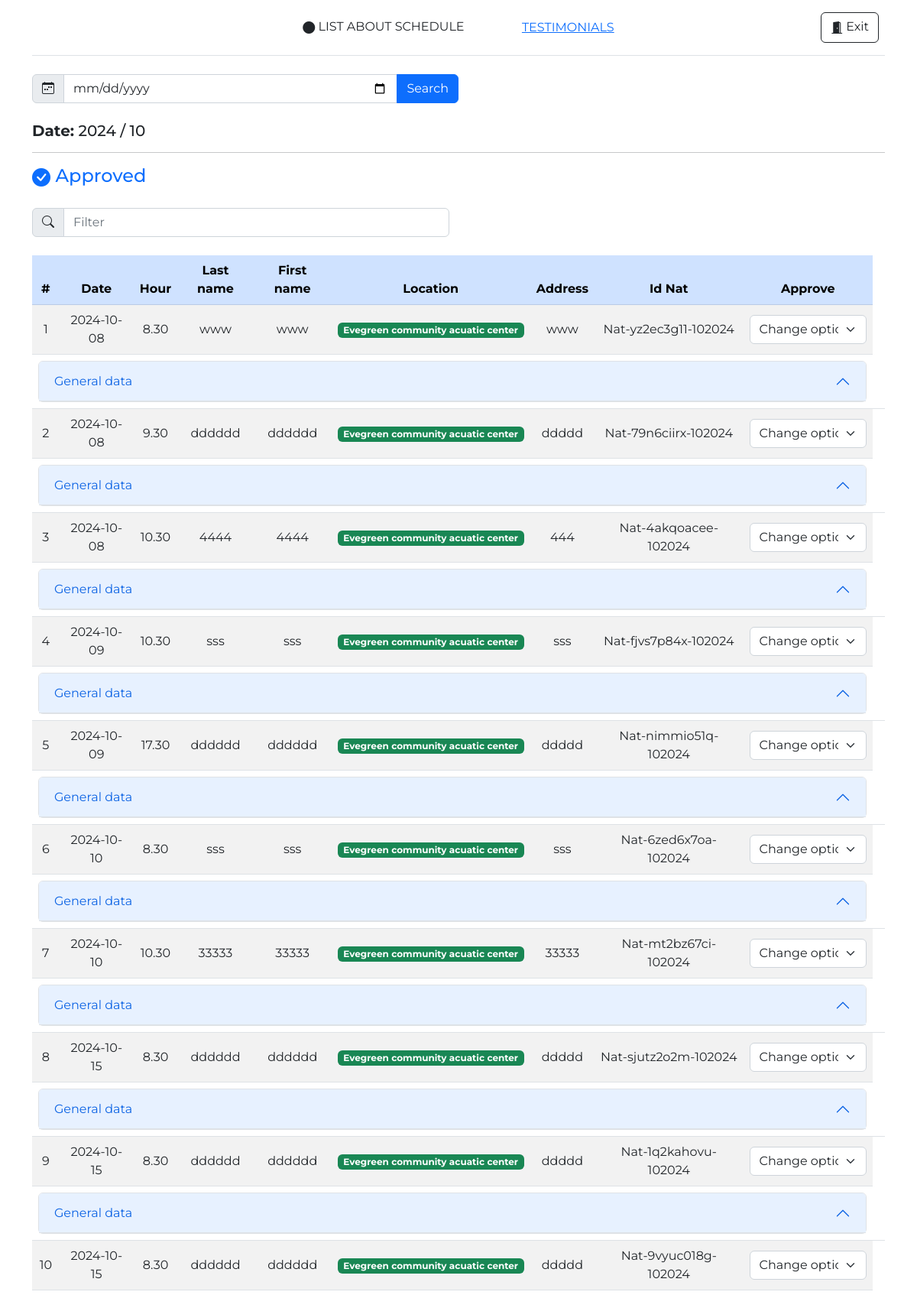
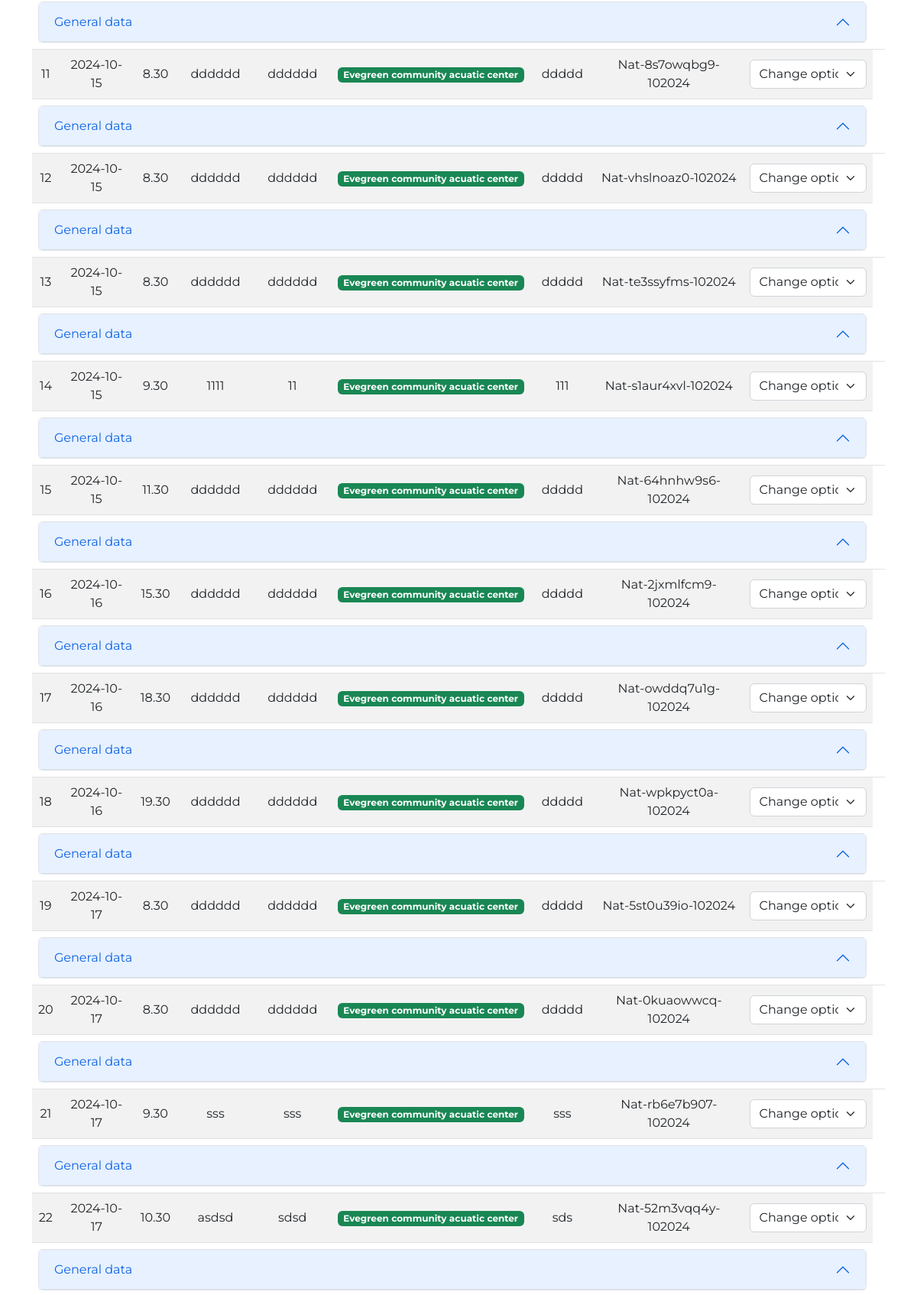
Screenshot of /admin/dashboard.php (upper part) with the database file from the repository (2 pictures, top to bottom).
### tables this page shows
CREATE TABLE `agenda` (
  `id` int(11) NOT NULL,
  `fecha_reserva` date NOT NULL,
  `hora` int(11) NOT NULL,
  `nivel` int(11) NOT NULL,
  `lugar` int(11) NOT NULL,
  `lugar_otro` varchar(100) DEFAULT NULL,
  `nombre` varchar(21) NOT NULL,
  `apellido` varchar(21) NOT NULL,
  `domicilio` varchar(50) NOT NULL,
  `email` varchar(30) NOT NULL,
  `tel1` varchar(30) NOT NULL,
  `tel2` int(11) NOT NULL,
  `nombre_tutor` varchar(50) NOT NULL,
  `tel_tutor` varchar(20) NOT NULL,
  `aprobar` int(11) DEFAULT NULL,
  `id_ext` varchar(30) NOT NULL
);

CREATE TABLE `catalogo_places` (
  `id` int(11) NOT NULL,
  `name` varchar(100) NOT NULL
);

### admin/prcd/query.php (called while the page is built, shortened)
<?php
include('qc.php');
if(isset($_POST['fecha'])){
    $fechaBusqueda = $_POST['fecha'];
    $annio = substr($fechaBusqueda, 0, 4);
    $mes = substr($fechaBusqueda, 5, 2);
    $sqlBusqueda = "SELECT * FROM agenda WHERE YEAR(fecha_reserva) = $annio AND MONTH(fecha_reserva) = $mes AND aprobar = 1 ORDER BY fecha_reserva ASC, hora ASC";
    $sqlResultToday = $conn->query($sqlBusqueda);
    $sqlBusqueda2 = "SELECT * FROM agenda WHERE YEAR(fecha_reserva) = $annio AND MONTH(fecha_reserva) = $mes AND aprobar = 2 ORDER BY fecha_reserva ASC, hora ASC";
    $resultadoBusqueda = $conn->query($sqlBusqueda2);
    $sqlBusqueda2 = "SELECT * FROM agenda WHERE YEAR(fecha_reserva) = $annio AND MONTH(fecha_reserva) = $mes AND aprobar = 0 ORDER BY fecha_reserva ASC, hora ASC";
    $sqlResultToday2 = $conn->query($sqlBusqueda2);
}
else{
    $sqlToday = "SELECT * FROM agenda WHERE YEAR(fecha_reserva) = YEAR(CURRENT_DATE()) AND MONTH(fecha_reserva) = MONTH(CURRENT_DATE()) AND aprobar = 1 ORDER BY fecha_reserva ASC, hora ASC";
    $sqlResultToday = $conn->query($sqlToday);
}
?>

### admin/dashboard.php (the view, shortened to what this page needs)
<!doctype html>
<html xmlns="http://www.w3.org/1999/xhtml" lang="en" xml:lang="en">
  <head>
    <link rel="stylesheet" href="https://cdn.jsdelivr.net/npm/bootstrap-icons@1.10.1/font/bootstrap-icons.css">
    <link href="../assets/dist/css/bootstrap.min.css" rel="stylesheet">
    <link href="../css/style.css" rel="stylesheet">
    <link href="../css/headers.css" rel="stylesheet">
    <body>
        <div class="container">
            <header class="d-flex flex-wrap align-items-center justify-content-center justify-content-md-between py-3 mb-4 border-bottom">
              <ul class="nav col-12 col-md-auto mb-2 justify-content-center mb-md-0">
                <li><i class="bi bi-circle-fill"></i> LIST ABOUT SCHEDULE</li>
              </ul>
              <ul class="nav col-12 col-md-auto mb-2 justify-content-center mb-md-0">
                <li><a href="testimonials.php" class="icon-link icon-link-hover">TESTIMONIALS</a></li>
              </ul>
              <div class="col-md-3 text-end">
                <a href="prcd/sort.php" type="button" class="btn btn-outline-dark me-2"><i class="bi bi-door-open-fill"></i> Exit</a>
              </div>
            </header>
        </div>
<div class="container">
    <form action="dashboard.php" method="POST">
    <div class="input-group mb-4 w-50">
      <span class="input-group-text" id="basic-addon1"><i class="bi bi-calendar-week"></i></span>
      <input type="date" class="form-control" placeholder="Buscar por fecha" aria-label="Search for date" aria-describedby="basic-addon1" id="fecha" name="fecha" required>
      <button type="submit" class="btn btn-primary">Search</button>
    </div>
    </form>
    <?php
      if(isset($_POST['fecha'])){
        $date = $_POST['fecha'];
        $annio = substr($date, 0, 4);
        $mes = substr($date, 5, 2);
      }
      else{
        $date = strftime("%Y-%m-%d,%H:%M:%S");
        $annio = substr($date, 0, 4);
        $mes = substr($date, 5, 2);
      }
    ?>
    <h5><strong>Date:</strong> <?php echo $annio ?> / <?php echo $mes ?></h5>
    <hr>
    <h4 class="text-primary mt-3 mb-4"><i class="bi bi-check-circle-fill"></i> Approved</h4>
    <div class="row">
      <div class="col">
          <div class="input-group mb-4 w-100">
              <span class="input-group-text" id="basic-addon1"><i class="bi bi-search"></i></span>
              <input type="text" class="form-control" placeholder="Filter" aria-label="Filter" aria-describedby="basic-addon1" id="myInput1">
          </div>
      </div>
      <div class="col text-end">
      </div>
    </div>
    <div class="table-responsive">
      <table class="table table-striped align-middle">
        <thead class="table-primary text-center">
          <tr>
            <th scope="col">#</th>
            <th scope="col">Date</th>
            <th scope="col">Hour</th>
            <th scope="col">Last name</th>
            <th scope="col">First name</th>
            <th scope="col">Location</th>
            <th scope="col">Address</th>
            <th scope="col">Id Nat</th>
            <th scope="col">Approve</th>
          </tr>
        </thead>
        <tbody id="myTable1">
          <?php
          include ('prcd/query.php');
          $x = 0;
           while($row_sqlInv = $sqlResultToday->fetch_assoc()){
            $x++;
            $idChange = $row_sqlInv['id'];
            echo'<tr>';
                echo'<td class="text-center">'.$x.'</td>';
                echo'<td class="text-center">'.$row_sqlInv['fecha_reserva'].'</td>';
                echo'<td class="text-center">'.$row_sqlInv['hora'].'.30</td>';
                echo'<td class="text-center">'.$row_sqlInv['apellido'].'</td>';
                echo'<td class="text-center">'.$row_sqlInv['nombre'].'</td>';
                $location = $row_sqlInv['lugar'];
                $locSQL = "SELECT * FROM catalogo_places WHERE id = $location";
                $resultSQL = $conn -> query($locSQL);
                $rowLocation = $resultSQL -> fetch_assoc();
                echo'<td class="text-center">';
                if($location == 1){
                  echo'<span class="badge text-bg-success">';
                }
                echo $rowLocation['name'].'</span></td>';
                echo'<td class="text-center">'.$row_sqlInv['domicilio'].'</td>';
                echo'<td class="text-center">'.$row_sqlInv['id_ext'].'</td>';
                echo'<td class="text-center"><select class="form-select" aria-label="Change option" onchange="change(this.value,'.$idChange.')">
                <option>Change option</option>
                <option value="0">Not approved</option>
                <option value="1">Approved</option>
                <option value="2">Waiting list</option>
              </select></td>';
            echo'</tr>';
            echo'
            <tr>
              <td colspan="9">
                <div class="accordion" id="accordionExample'.$idChange.'">
                  <div class="accordion-item">
                    <h2 class="accordion-header">
                      <button class="accordion-button" type="button" data-bs-toggle="collapse" data-bs-target="#collapseOne'.$idChange.'" aria-expanded="true" aria-controls="collapseOne'.$idChange.'">
                        General data
                      </button>
                    </h2>
                    <div id="collapseOne'.$idChange.'" class="accordion-collapse collapse" data-bs-parent="#accordionExample'.$idChange.'">
                      <div class="accordion-body">
                        <strong>Address: </strong>'.$row_sqlInv['domicilio'].'.<br>
                        <strong>Location: </strong>'.$rowLocation['name'].'.<br>
                        <strong>At home: </strong>'.$row_sqlInv['lugar_otro'].'.<br>
                        <strong>Email: </strong>'.$row_sqlInv['email'].'.<br>
                        <strong>Telephone 1: </strong>'.$row_sqlInv['tel1'].'.<br>
                        <strong>Telephone 2: </strong>'.$row_sqlInv['tel2'].'.<br>
                        <strong>Guardian person: </strong>'.$row_sqlInv['nombre_tutor'].'.<br>
                        <strong>Guardian Telephone: </strong>'.$row_sqlInv['tel_tutor'].'.<br>
                      </div>
                    </div>
                  </div>
                </div>
              <td>
            </tr>
            ';
          }
          ?>
        </tbody>
      </table>
    </div>
        <?php
          include ('prcd/query.php');
          ?>
        <?php
          include ('prcd/query.php');
          ?>
  </div>
</html>

### css/style.css (style rules this page uses)
body { font-family: 'Aboreto', cursive; font-family: 'Montserrat', sans-serif; }

### admin/dashboard.php (style rules this page uses)
.bi { vertical-align: -.125em; fill: currentColor; }

### rows the page displays
agenda: fecha_reserva "2024-10-08", hora "8", apellido "www", nombre "www", catalogo_places.name "Evegreen community acuatic center", domicilio "www", id_ext "Nat-yz2ec3g11-102024", id "Change option"
agenda: fecha_reserva "2024-10-08", hora "9", apellido "dddddd", nombre "dddddd", catalogo_places.name "Evegreen community acuatic center", domicilio "ddddd", id_ext "Nat-79n6ciirx-102024", id "Change option"
agenda: fecha_reserva "2024-10-08", hora "10", apellido "4444", nombre "4444", catalogo_places.name "Evegreen community acuatic center", domicilio "444", id_ext "Nat-4akqoacee-102024", id "Change option"
agenda: fecha_reserva "2024-10-09", hora "10", apellido "sss", nombre "sss", catalogo_places.name "Evegreen community acuatic center", domicilio "sss", id_ext "Nat-fjvs7p84x-102024", id "Change option"
agenda: fecha_reserva "2024-10-09", hora "17", apellido "dddddd", nombre "dddddd", catalogo_places.name "Evegreen community acuatic center", domicilio "ddddd", id_ext "Nat-nimmio51q-102024", id "Change option"
agenda: fecha_reserva "2024-10-10", hora "8", apellido "sss", nombre "sss", catalogo_places.name "Evegreen community acuatic center", domicilio "sss", id_ext "Nat-6zed6x7oa-102024", id "Change option"
agenda: fecha_reserva "2024-10-10", hora "10", apellido "33333", nombre "33333", catalogo_places.name "Evegreen community acuatic center", domicilio "33333", id_ext "Nat-mt2bz67ci-102024", id "Change option"
agenda: fecha_reserva "2024-10-15", hora "8", apellido "dddddd", nombre "dddddd", catalogo_places.name "Evegreen community acuatic center", domicilio "ddddd", id_ext "Nat-sjutz2o2m-102024", id "Change option"
agenda: fecha_reserva "2024-10-15", hora "8", apellido "dddddd", nombre "dddddd", catalogo_places.name "Evegreen community acuatic center", domicilio "ddddd", id_ext "Nat-1q2kahovu-102024", id "Change option"
agenda: fecha_reserva "2024-10-15", hora "8", apellido "dddddd", nombre "dddddd", catalogo_places.name "Evegreen community acuatic center", domicilio "ddddd", id_ext "Nat-9vyuc018g-102024", id "Change option"
agenda: fecha_reserva "2024-10-15", hora "8", apellido "dddddd", nombre "dddddd", catalogo_places.name "Evegreen community acuatic center", domicilio "ddddd", id_ext "Nat-8s7owqbg9-102024", id "Change option"
agenda: fecha_reserva "2024-10-15", hora "8", apellido "dddddd", nombre "dddddd", catalogo_places.name "Evegreen community acuatic center", domicilio "ddddd", id_ext "Nat-vhslnoaz0-102024", id "Change option"
agenda: fecha_reserva "2024-10-15", hora "8", apellido "dddddd", nombre "dddddd", catalogo_places.name "Evegreen community acuatic center", domicilio "ddddd", id_ext "Nat-te3ssyfms-102024", id "Change option"
agenda: fecha_reserva "2024-10-15", hora "9", apellido "1111", nombre "11", catalogo_places.name "Evegreen community acuatic center", domicilio "111", id_ext "Nat-s1aur4xvl-102024", id "Change option"
agenda: fecha_reserva "2024-10-15", hora "11", apellido "dddddd", nombre "dddddd", catalogo_places.name "Evegreen community acuatic center", domicilio "ddddd", id_ext "Nat-64hnhw9s6-102024", id "Change option"
agenda: fecha_reserva "2024-10-16", hora "15", apellido "dddddd", nombre "dddddd", catalogo_places.name "Evegreen community acuatic center", domicilio "ddddd", id_ext "Nat-2jxmlfcm9-102024", id "Change option"
agenda: fecha_reserva "2024-10-16", hora "18", apellido "dddddd", nombre "dddddd", catalogo_places.name "Evegreen community acuatic center", domicilio "ddddd", id_ext "Nat-owddq7u1g-102024", id "Change option"
agenda: fecha_reserva "2024-10-16", hora "19", apellido "dddddd", nombre "dddddd", catalogo_places.name "Evegreen community acuatic center", domicilio "ddddd", id_ext "Nat-wpkpyct0a-102024", id "Change option"
agenda: fecha_reserva "2024-10-17", hora "8", apellido "dddddd", nombre "dddddd", catalogo_places.name "Evegreen community acuatic center", domicilio "ddddd", id_ext "Nat-5st0u39io-102024", id "Change option"
agenda: fecha_reserva "2024-10-17", hora "8", apellido "dddddd", nombre "dddddd", catalogo_places.name "Evegreen community acuatic center", domicilio "ddddd", id_ext "Nat-0kuaowwcq-102024", id "Change option"
agenda: fecha_reserva "2024-10-17", hora "9", apellido "sss", nombre "sss", catalogo_places.name "Evegreen community acuatic center", domicilio "sss", id_ext "Nat-rb6e7b907-102024", id "Change option"
agenda: fecha_reserva "2024-10-17", hora "10", apellido "asdsd", nombre "sdsd", catalogo_places.name "Evegreen community acuatic center", domicilio "sds", id_ext "Nat-52m3vqq4y-102024", id "Change option"

### other values shown
$annio "2024"
$mes "10"
